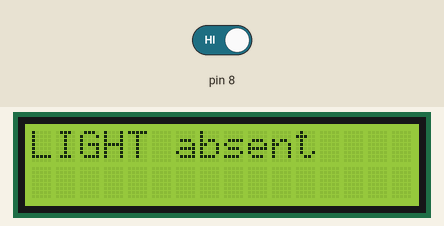
Simulated run of this sketch. Board: Arduino Uno, built with avr-gcc and run on an emulated ATmega328P. On the bench: 16×2 character LCD. The inputs (shaded band) are chosen by the test bench; at power-on: pin 8 HIGH. What the sketch prints to the serial monitor is not drawn.

Above: at 2.2 s.
2.3 s: pin 8 driven LOW
At 2.6 s:
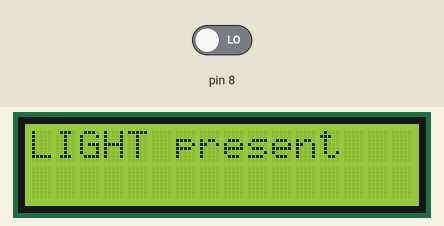
3.8 s: pin 8 driven HIGH
At 5.0 s:
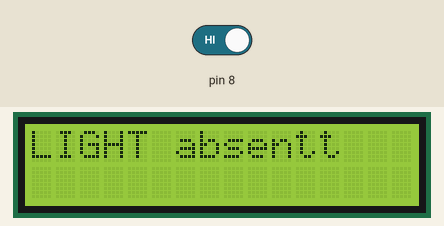
Timing chart, 0 to 6.8 s (numbered marks = the images above; inputs shaded):
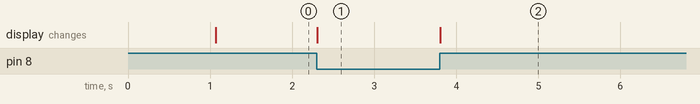

The sketch:

LDR_SENSOR.ino
```cpp
#include<LiquidCrystal.h>
LiquidCrystal lcd(2,3,4,5,6,7);

int sensor=8;
int aa;
int j;
void setup() {

 pinMode(8,INPUT);
  Serial.begin(9600);


  lcd.begin(16,2);
  lcd.setCursor(0,0);
  lcd.print("LIGHT");
  lcd.setCursor(0,1);
  lcd.print("DARK");
  delay(1000);
  lcd.clear();

  // put your setup code here, to run once:

}

void loop() {
  aa=digitalRead(8);
  Serial.println(aa);

   if (aa==LOW)

   {


   lcd.setCursor(0,0);
   lcd.print("LIGHT present");
   //delay(100);
   //lcd.clear();
   }


  else
   {
   lcd.setCursor(0,0);
   lcd.print("LIGHT absent");
   //delay(100);
   //lcd.clear();
   }


   //lcd.clear();

  // put your main code here, to run repeatedly:

}
```

Measured:
- after the input at 2.3 s, the display: changes at once (image 1)
- after the input at 3.8 s, the display: changes at once (image 2)
